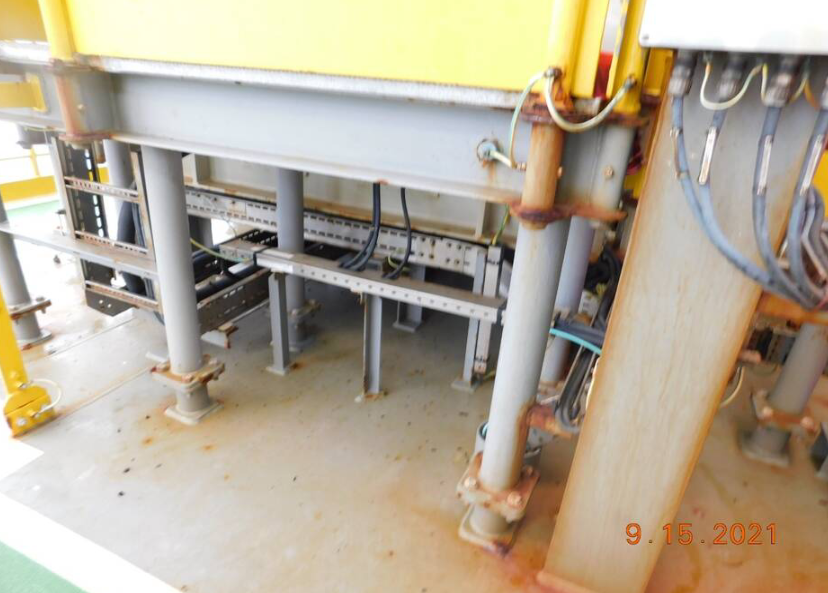
#> input picture corrosion_pictures/1.png, 828 x 593 px; its folder holds only this picture in this run
$ python color_detector.py
#> lines starting #> are read from the running program, lines starting #| are printed output that depends on the picture; after the words box and inside, x2 and y2 are one past the last pixel; in counts of white or black regions, pixels touching at a corner belong together
import numpy as np
import argparse
import cv2
from pathlib import Path
import os

# H S V color ranges for corrosion. (Hue, Saturation, Value)
lower_corrosion = np.array([0,50,50])
upper_corrosion = np.array([12,255,255])
# Corrosion color red is split into two ranges in the hsv color space
lower_corrosion2 = np.array([165,50,50])
upper_corrosion2 = np.array([179,255,255])
# Defining a more rigorous range for the corrosion inside the rectangle
lower_corrosion_inside = np.array([0,50,50])
upper_corrosion_inside = np.array([17,255,255])

# HSV ranges for black and dark red colors
lower_black = np.array([0, 0, 0])
upper_black = np.array([180, 255, 30])

lower_dark_red = np.array([0, 50, 50])
upper_dark_red = np.array([10, 255, 100])

lower_brown = np.array([10, 100, 20])
upper_brown = np.array([20, 255, 200])

lower_dark_brown = np.array([10, 50, 20])
upper_dark_brown = np.array([20, 255, 100])


# Load the image
# image_path = Path('corrosion_pictures/3.png')
# image = cv2.imread(image_path)
input_dir = Path('corrosion_pictures')
output_dir1 = Path('processed_pictures')
output_dir1.mkdir(exist_ok=True)
output_dir2 = Path('mask')
output_dir2.mkdir(exist_ok=True)

for image_path in input_dir.glob('*.png'):
    image = cv2.imread(str(image_path))
#> image is the input picture: shape (593, 828, 3); mean B, G, R 149.8, 169.7, 181.4
    Clean_image = cv2.imread(str(image_path))


    # Check if the image was loaded successfully
    if image is None:
        print("Error: Could not load image {image_path}.")
        continue
    else:
        print(f"Processing image {image_path}...")
        #print("Image shape:", image.shape)  # Show dimensions (height, width, channels)

    # Convert the image to the HSV color space
    image_hsv = cv2.cvtColor(image, cv2.COLOR_BGR2HSV)
#> image_hsv: shape (593, 828, 3); mean H, S, V 40, 52.5, 183.7

    # Create a mask for the corrosion color
    mask1 = cv2.inRange(image_hsv, lower_corrosion, upper_corrosion)
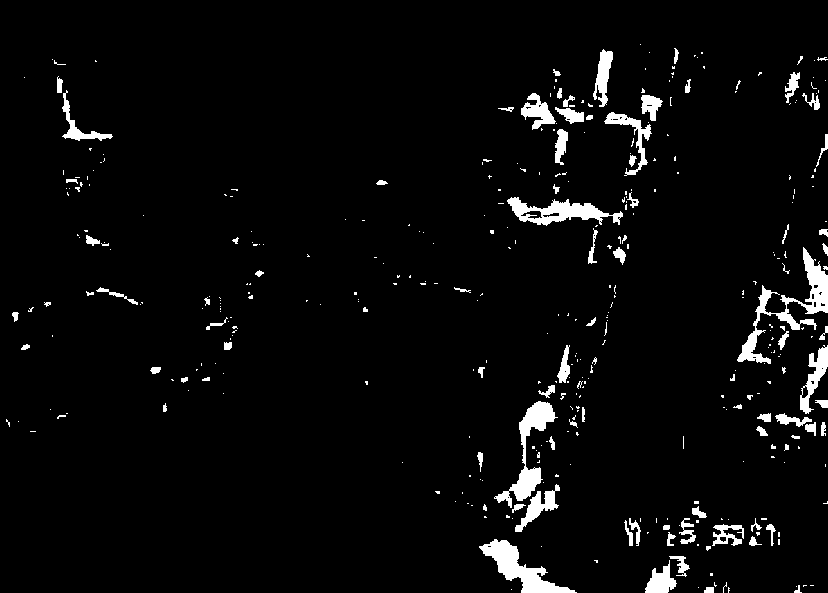
#> mask1: shape (593, 828); 3.9% white; 386 white regions (294 under 20 px), largest, box (x1, y1, x2, y2) and area: (737, 247, 828, 364) 2161, (479, 539, 577, 593) 1760, (494, 401, 558, 508) 1680
    mask2 = cv2.inRange(image_hsv, lower_corrosion2, upper_corrosion2)
#> mask2: shape (593, 828); 0.09% white in thin lines or dots, all inside (x1, y1, x2, y2) = (486, 50, 828, 384)

    # Combine the two masks to look for corrosion
    mask = cv2.bitwise_or(mask1, mask2)
#> mask: shape (593, 828); 4% white; 387 white regions (295 under 20 px), largest, box (x1, y1, x2, y2) and area: (737, 247, 828, 364) 2188, (479, 539, 577, 593) 1760, (494, 401, 558, 508) 1680

    # Create a mask for the inside of the rectangle, different colors
    mask_broader = cv2.inRange(image_hsv, lower_corrosion_inside, upper_corrosion_inside)
#> mask_broader: shape (593, 828); 20.9% white; 385 white regions (265 under 20 px), largest, box (x1, y1, x2, y2) and area: (368, 48, 828, 593) 83797, (550, 48, 614, 125) 1907, (52, 57, 120, 148) 1464
    mask_inside = cv2.inRange(image_hsv, lower_corrosion_inside, upper_corrosion_inside)
    mask_black = cv2.inRange(image_hsv, lower_black, upper_black)
#> mask_black: shape (593, 828); 0.61% white; 65 white regions (47 under 20 px), largest, box (x1, y1, x2, y2) and area: (584, 253, 611, 291) 500, (197, 259, 262, 302) 407, (305, 245, 358, 260) 397
    mask_dark_red = cv2.inRange(image_hsv, lower_dark_red, upper_dark_red)
#> mask_dark_red: shape (593, 828); 0.57% white; 151 white regions (126 under 20 px), largest, box (x1, y1, x2, y2) and area: (803, 247, 827, 288) 306, (538, 202, 568, 224) 266, (558, 345, 570, 381) 224
    mask_brown = cv2.inRange(image_hsv, lower_brown, upper_brown)
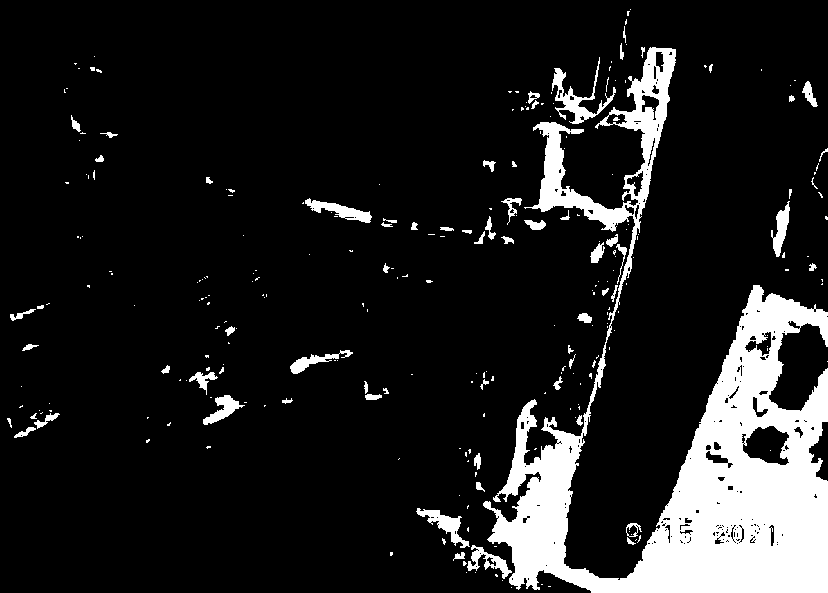
#> mask_brown: shape (593, 828); 12.3% white; 263 white regions (196 under 20 px), largest, box (x1, y1, x2, y2) and area: (483, 47, 828, 593) 51769, (552, 57, 616, 124) 1015, (416, 508, 470, 548) 657
    mask_dark_brown = cv2.inRange(image_hsv, lower_dark_brown, upper_dark_brown)
#> mask_dark_brown: shape (593, 828); 2% white; 296 white regions (213 under 20 px), largest, box (x1, y1, x2, y2) and area: (749, 320, 802, 372) 912, (518, 436, 557, 485) 734, (591, 187, 637, 263) 646

    # Combine all masks
    mask_inside = cv2.bitwise_or(mask_broader, mask_black)
#> mask_inside: shape (593, 828); 21.5% white; 420 white regions (288 under 20 px), largest, box (x1, y1, x2, y2) and area: (368, 48, 828, 593) 84494, (550, 48, 614, 125) 1907, (52, 57, 120, 148) 1464
    mask_inside = cv2.bitwise_or(mask_inside, mask_dark_red)
    mask_inside = cv2.bitwise_or(mask_inside, mask_brown)
#> mask_inside: shape (593, 828); 23% white; 395 white regions (264 under 20 px), largest, box (x1, y1, x2, y2) and area: (368, 46, 828, 593) 90112, (550, 48, 616, 125) 2085, (52, 57, 120, 148) 1470
    mask_inside = cv2.bitwise_or(mask_inside, mask_dark_brown)
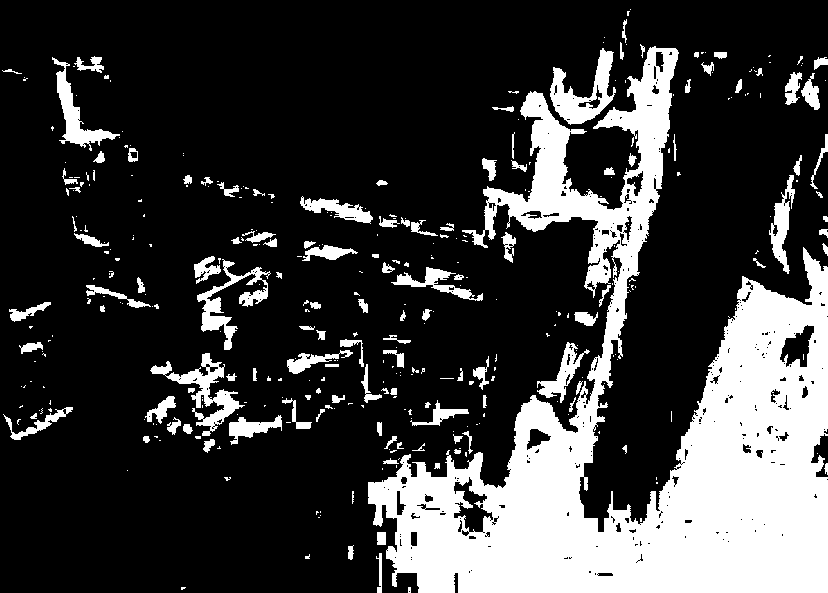
#> mask_inside: shape (593, 828); 23.4% white; 368 white regions (242 under 20 px), largest, box (x1, y1, x2, y2) and area: (368, 46, 828, 593) 90682, (550, 48, 616, 125) 2087, (150, 353, 245, 436) 1955

    # Ignoring a rectangle in the image (date of in the picture)
    x1, y1 = 600, 510
    x3, y3 = 800, 550
    mask[y1:y3, x1:x3] = 0
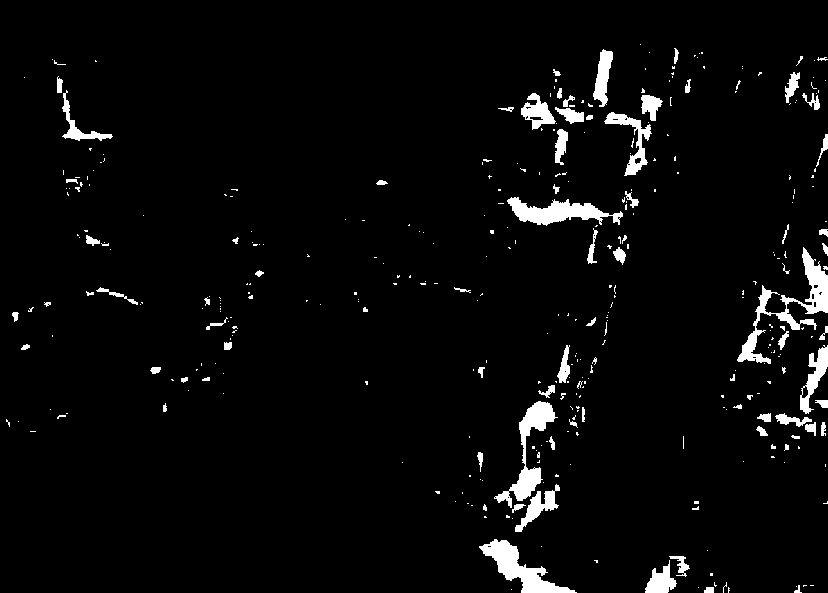
#> mask: shape (593, 828); 3.7% white; 365 white regions (283 under 20 px)

    # Find contours in the mask
    contours, hierarchy = cv2.findContours(mask, cv2.RETR_EXTERNAL, cv2.CHAIN_APPROX_SIMPLE)
#> contours = 365 contours, 306 with area under 20; largest, box (x1, y1, x2, y2) and area: (737, 247, 828, 364) 1898, (479, 539, 577, 593) 1618, (494, 401, 558, 508) 1506, (507, 197, 623, 226) 1451, (604, 112, 652, 176) 754
    mask_colored = np.zeros_like(image)  # Initialize a colored mask with zeros

    if len(contours) != 0:
        for contour in contours:
            if cv2.contourArea(contour) > 30:
                x, y, w, h = cv2.boundingRect(contour)
                cv2.rectangle(image, (x, y), (x + w, y + h), (0, 255, 0), 0)

                # Change the color of the mask inside the rectangle to green
                mask_colored[y:y+h, x:x+w][mask_inside[y:y+h, x:x+w] == 255] = [0, 255, 0]
#> this loop made 365 passes
#> (x, y, w, h) on passes 3, 12, 14, 17, 23, 31, 45, 54: (704, 587, 10, 6), (645, 560, 32, 33), (669, 556, 21, 21), (479, 539, 98, 54), (512, 504, 14, 9), (515, 484, 45, 48), (477, 452, 6, 20), (549, 436, 6, 14)
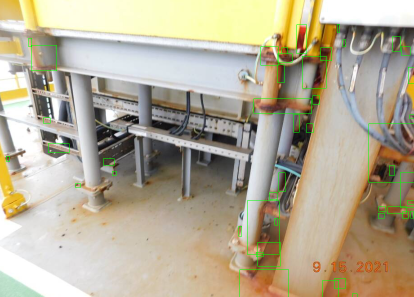
#> image: shape (593, 828, 3) (shown at 1/2 size); mean B, G, R 149, 170.8, 180.1
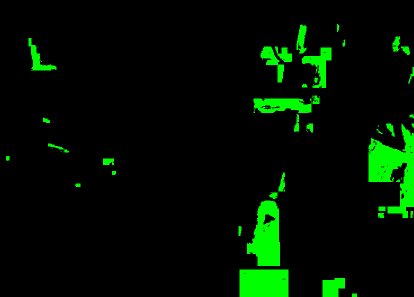
#> mask_colored: shape (593, 828, 3) (shown at 1/2 size); mean B, G, R 0, 17, 0

    # Overlay the original image and the colored mask with a transparency of 50%
    overlay = cv2.addWeighted(Clean_image, 1, mask_colored, 0.5, 0)

    # Save the result image in the output directory
    output_path = output_dir1 / image_path.name
    cv2.imwrite(str(output_path), overlay)
    output_path = output_dir2 / image_path.name
    # Transform the green mask_colored to white
    mask_colored[np.where((mask_colored == [0, 255, 0]).all(axis=2))] = [255, 255, 255]
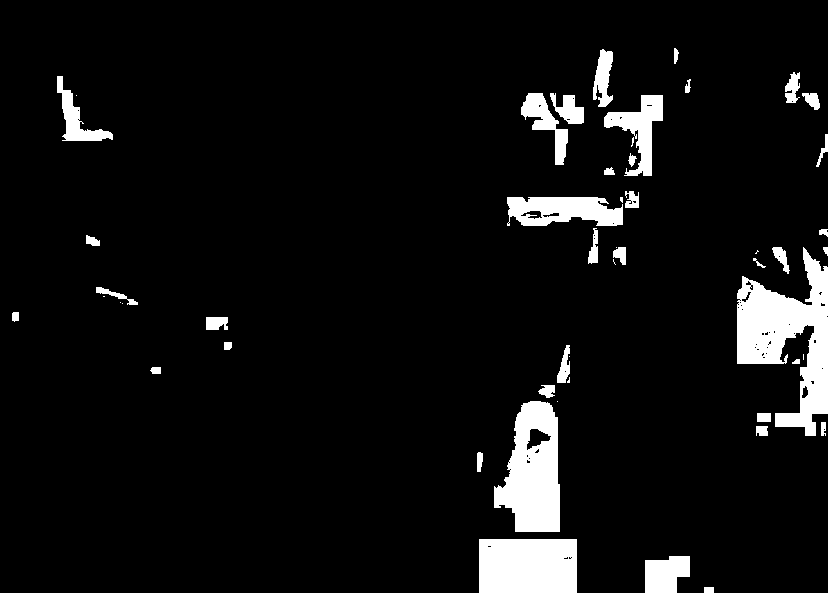
#> mask_colored: shape (593, 828, 3); 6.7% white; 51 white regions (13 under 20 px), largest, box (x1, y1, x2, y2) and area: (737, 247, 828, 436) 8290, (494, 401, 560, 532) 5934, (479, 539, 577, 593) 5280
    cv2.imwrite(str(output_path), mask_colored)

$ run again, on corrosion_pictures/13.png
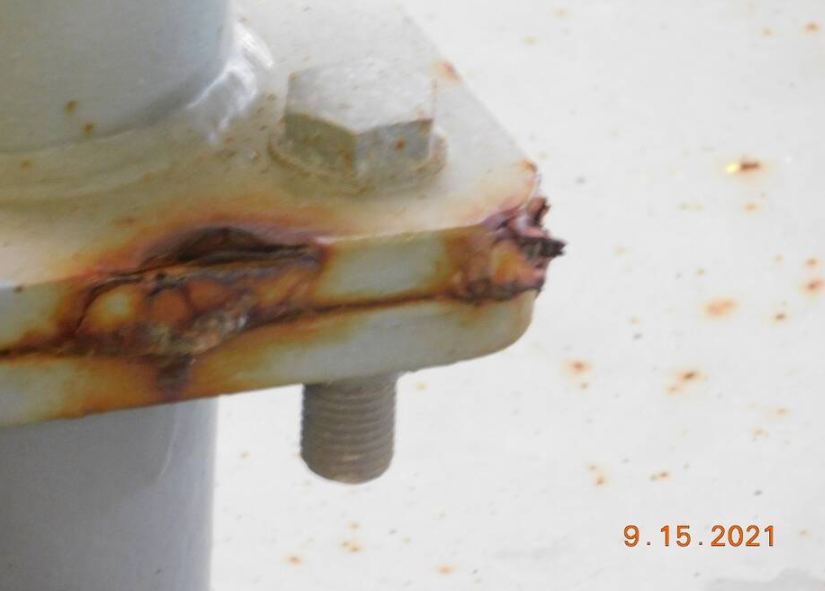
#> input picture corrosion_pictures/13.png, 825 x 591 px
#> image is the input picture: shape (591, 825, 3); mean B, G, R 167.8, 176.7, 183.6
#> image_hsv: shape (591, 825, 3); mean H, S, V 20.2, 33.4, 184.1
#> mask1: shape (591, 825); 6.5% white; 72 white regions (47 under 20 px), largest, box (x1, y1, x2, y2) and area: (0, 213, 359, 407) 23984, (429, 193, 560, 309) 5769, (366, 294, 424, 308) 205
#> mask2: shape (591, 825); 0.19% white; 23 white regions (18 under 20 px), largest, box (x1, y1, x2, y2) and area: (484, 211, 513, 239) 469, (517, 215, 539, 241) 251, (530, 280, 542, 287) 51, (543, 236, 553, 244) 44, (299, 257, 312, 263) 33
#> mask_broader: shape (591, 825); 12.2% white; 120 white regions (77 under 20 px), largest, box (x1, y1, x2, y2) and area: (0, 177, 560, 421) 53279, (314, 438, 361, 482) 985, (372, 212, 409, 236) 460
#> mask_black: shape (591, 825); 0% white; 1 white region, box (x1, y1, x2, y2) and area: (185, 256, 193, 259) 22
#> mask_dark_red: shape (591, 825); 2.2% white; 75 white regions (53 under 20 px), largest, box (x1, y1, x2, y2) and area: (8, 316, 172, 383) 2682, (144, 272, 267, 342) 2288, (145, 225, 294, 272) 1639
#> mask_brown: shape (591, 825); 10% white; 112 white regions (82 under 20 px), largest, box (x1, y1, x2, y2) and area: (0, 179, 530, 419) 46234, (337, 148, 352, 181) 253, (193, 284, 219, 304) 252
#> mask_dark_brown: shape (591, 825); 2.6% white; 88 white regions (60 under 20 px), largest, box (x1, y1, x2, y2) and area: (0, 304, 232, 391) 4393, (148, 227, 320, 287) 3925, (228, 294, 434, 337) 1335
#> `mask[y1:y3, x1:x3] = 0`:
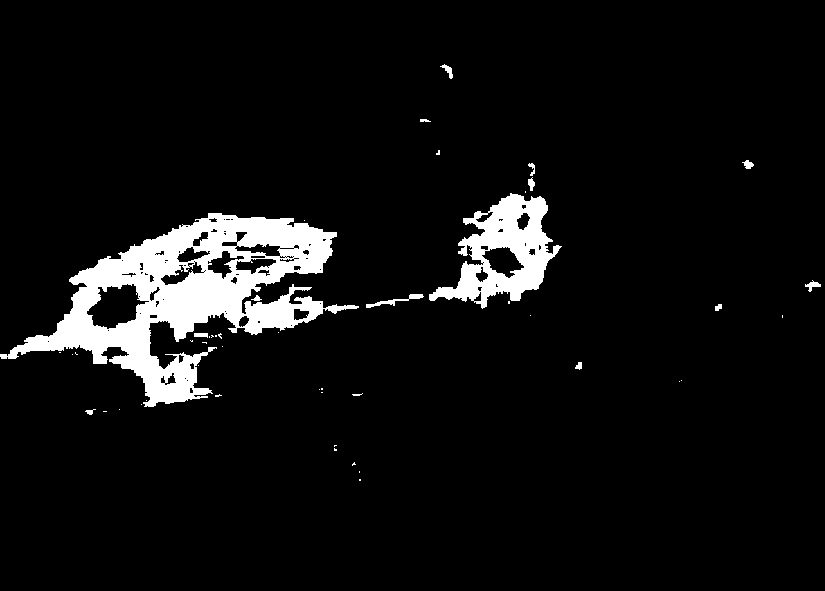
#> mask: shape (591, 825); 6.5% white; 48 white regions (34 under 20 px)
#> contours = 48 contours, 35 with area under 20; largest, box (x1, y1, x2, y2) and area: (0, 213, 359, 407) 27401, (429, 193, 562, 309) 7481, (366, 294, 424, 308) 140, (805, 280, 821, 292) 60, (440, 64, 453, 79) 56
#> the loop `for contour in contours:` made 48 passes
#> (x, y, w, h) on passes 30, 37, 38, 40, 41, 43, 45, 48: (194, 333, 14, 5), (366, 294, 58, 14), (805, 280, 16, 12), (0, 213, 359, 194), (429, 193, 133, 116), (528, 177, 7, 14), (742, 160, 12, 9), (440, 64, 13, 15)
#> `mask_colored[np.where((mask_colored == [0, 255, 0]).all(axis=2))] = [2..`:
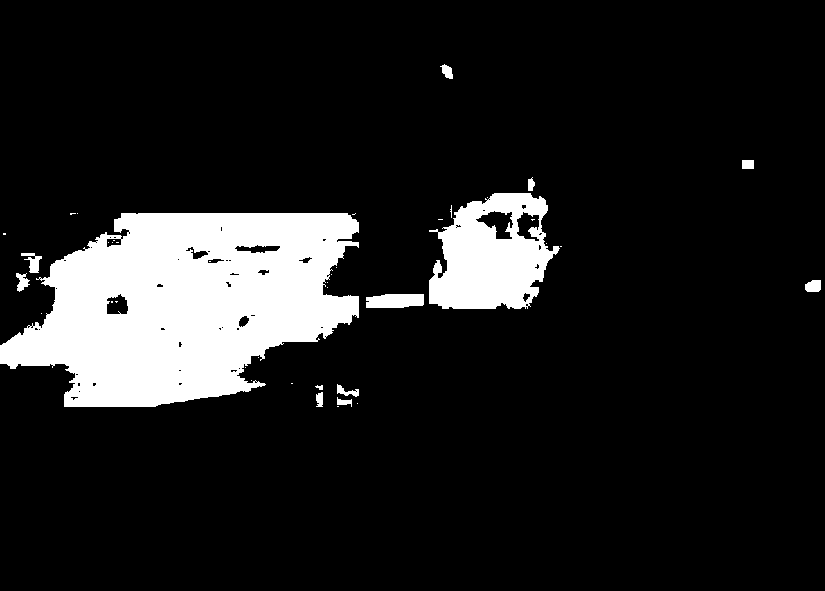
#> mask_colored: shape (591, 825, 3); 12.3% white; 41 white regions (28 under 20 px), largest, box (x1, y1, x2, y2) and area: (0, 213, 359, 407) 47749, (429, 193, 560, 309) 10161, (366, 294, 424, 308) 732

$ run again, on corrosion_pictures/2.png
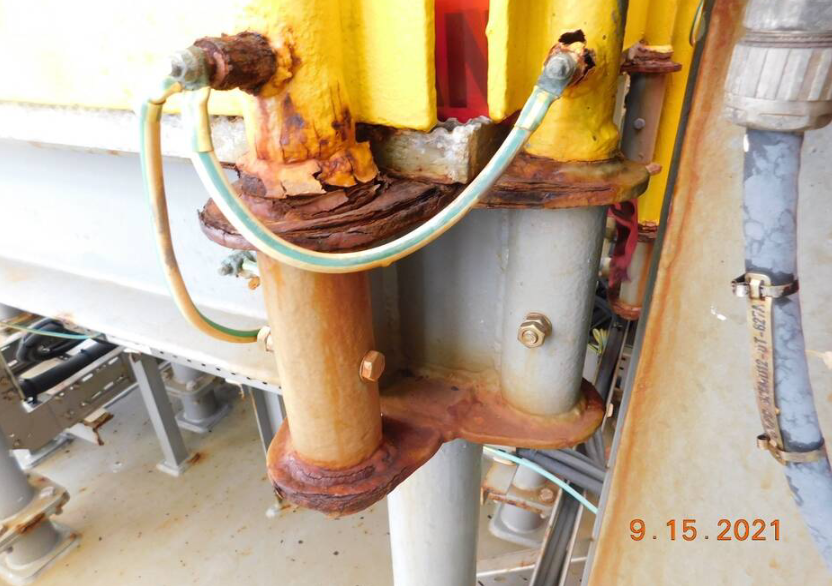
#> input picture corrosion_pictures/2.png, 832 x 586 px
#> image is the input picture: shape (586, 832, 3); mean B, G, R 137.4, 162.6, 183.5
#> image_hsv: shape (586, 832, 3); mean H, S, V 35.7, 75, 185.7
#> mask1: shape (586, 832); 13.6% white; 428 white regions (306 under 20 px), largest, box (x1, y1, x2, y2) and area: (266, 268, 617, 520) 22176, (194, 32, 483, 254) 17811, (477, 151, 661, 322) 6988
#> mask2: shape (586, 832); 0.7% white; 119 white regions (92 under 20 px), largest, box (x1, y1, x2, y2) and area: (609, 221, 638, 286) 706, (439, 94, 478, 125) 516, (437, 14, 448, 89) 515
#> mask_broader: shape (586, 832); 29.3% white; 386 white regions (267 under 20 px), largest, box (x1, y1, x2, y2) and area: (223, 240, 631, 523) 45795, (192, 0, 522, 254) 33715, (571, 0, 750, 586) 20403
#> mask_black: shape (586, 832); 0.27% white; 62 white regions (46 under 20 px), largest, box (x1, y1, x2, y2) and area: (29, 364, 84, 399) 276, (38, 346, 73, 359) 125, (591, 306, 606, 327) 103
#> mask_dark_red: shape (586, 832); 2.5% white; 347 white regions (270 under 20 px), largest, box (x1, y1, x2, y2) and area: (345, 182, 466, 251) 1385, (376, 415, 421, 468) 934, (312, 175, 414, 216) 928
#> mask_brown: shape (586, 832); 11.3% white; 529 white regions (398 under 20 px), largest, box (x1, y1, x2, y2) and area: (300, 217, 604, 469) 18042, (462, 0, 683, 219) 10702, (669, 0, 747, 221) 4821
#> mask_dark_brown: shape (586, 832); 3.5% white; 420 white regions (330 under 20 px), largest, box (x1, y1, x2, y2) and area: (365, 249, 453, 399) 6715, (667, 0, 715, 192) 823, (474, 123, 507, 176) 792
#> `mask[y1:y3, x1:x3] = 0`:
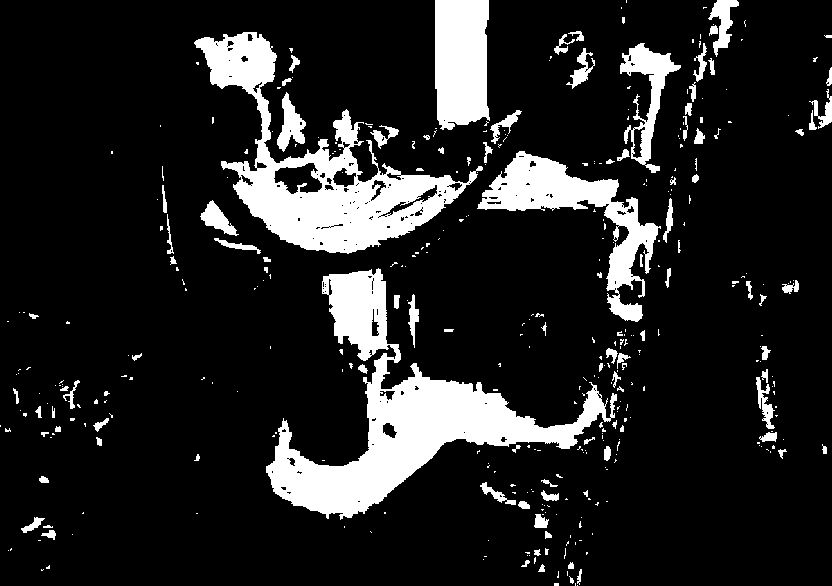
#> mask: shape (586, 832); 14.1% white; 389 white regions (282 under 20 px)
#> contours = 388 contours, 314 with area under 20; largest, box (x1, y1, x2, y2) and area: (266, 268, 617, 520) 22572, (194, 32, 483, 254) 19616, (477, 151, 661, 322) 7730, (435, 0, 490, 130) 6236, (620, 43, 681, 173) 2445
#> the loop `for contour in contours:` made 388 passes
#> (x, y, w, h) on passes 35, 40, 43, 54, 61, 64, 66, 88: (41, 530, 15, 10), (21, 517, 24, 16), (534, 514, 15, 14), (518, 501, 12, 8), (541, 490, 18, 11), (480, 482, 36, 23), (39, 476, 10, 7), (604, 446, 7, 15)
#> `mask_colored[np.where((mask_colored == [0, 255, 0]).all(axis=2))] = [2..`:
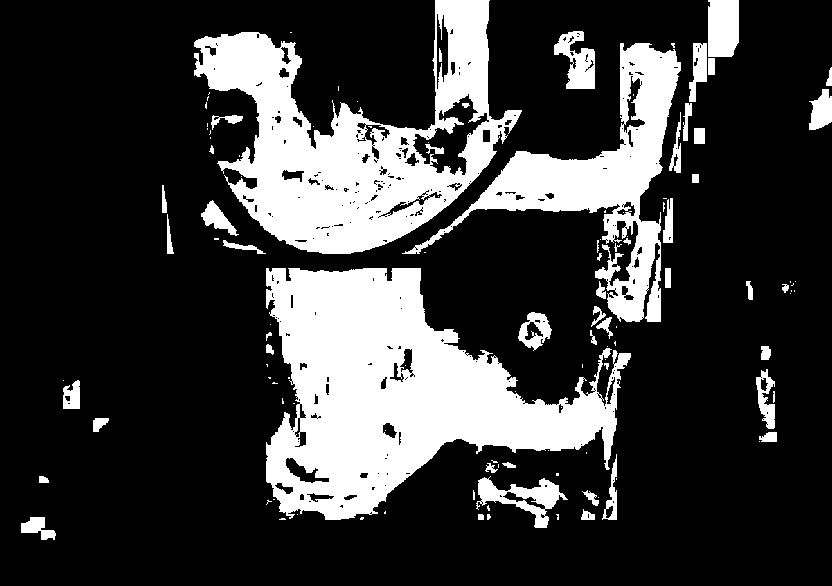
#> mask_colored: shape (586, 832, 3); 23.2% white; 122 white regions (69 under 20 px), largest, box (x1, y1, x2, y2) and area: (266, 268, 631, 520) 47068, (194, 0, 522, 254) 34919, (402, 43, 681, 322) 18083
